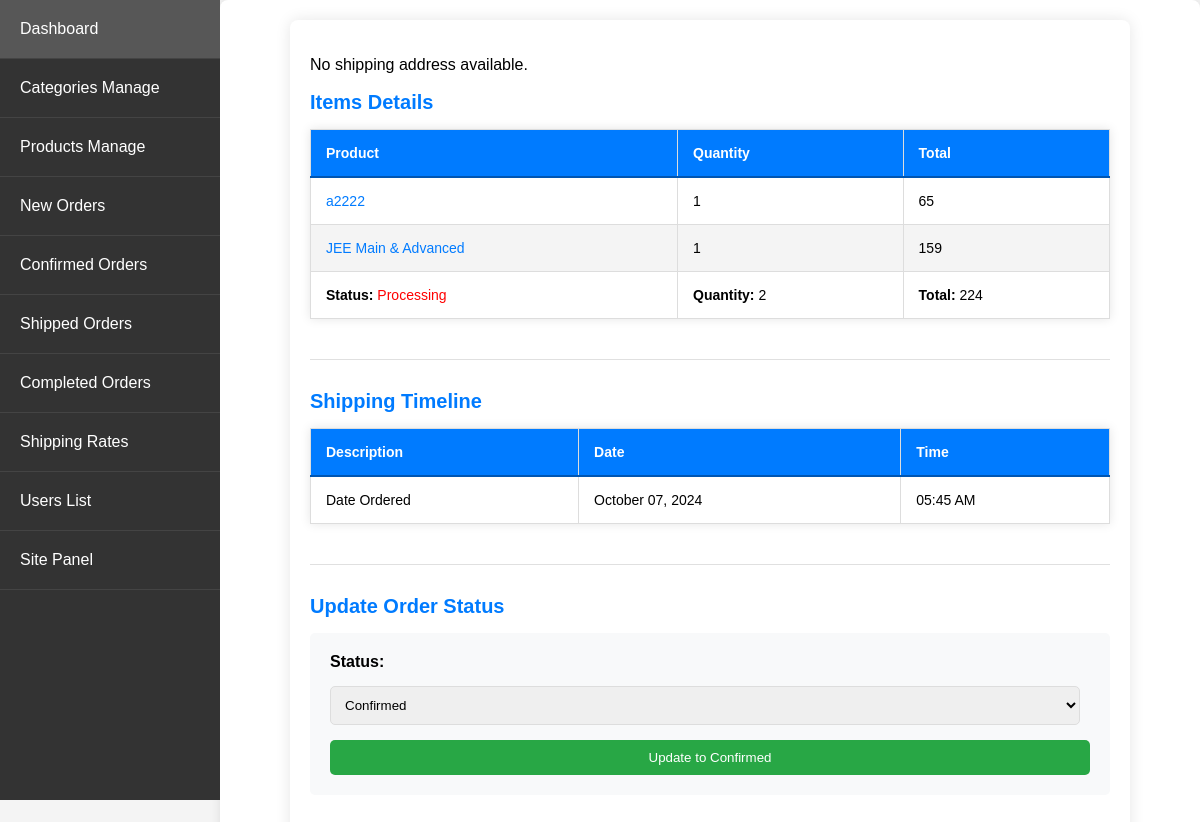
The page /admin_app/admin_app/orders/pending/118/ (signed in) on the database as committed earlier.
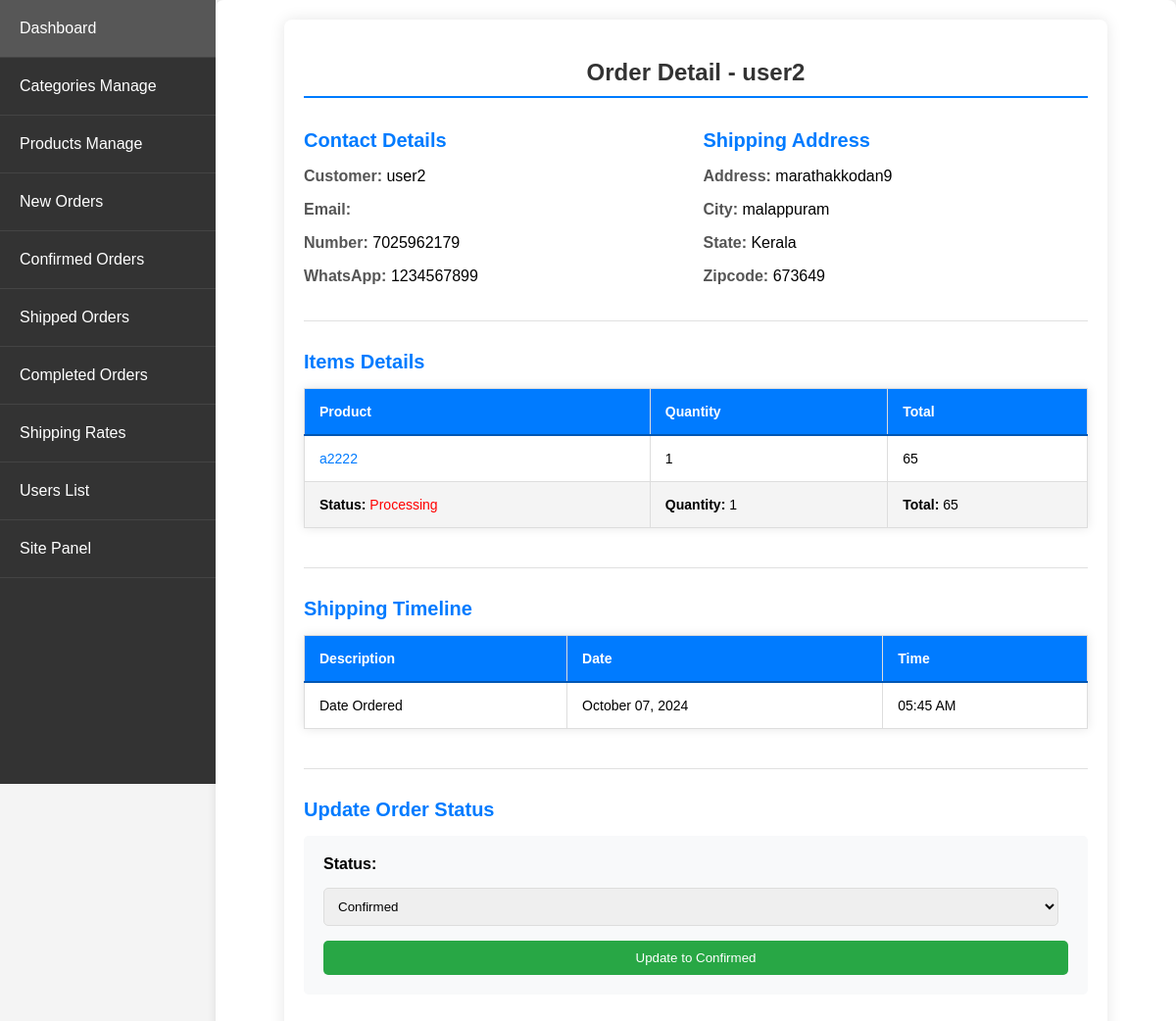
The same page on the database as committed later.
### store/models.py (models this page shows, shortened)
class OrderItem(models.Model):
    product = models.ForeignKey(Product, on_delete=models.SET_NULL, null=True)
    order = models.ForeignKey(Order, on_delete=models.SET_NULL, null=True)
    quantity = models.IntegerField(default=0, null=True, blank=True)
    date_added = models.DateTimeField(auto_now_add=True)
    price_at_purchase = models.DecimalField(max_digits=7, decimal_places=0, null=True, blank=True)
    @property
    def get_total(self):
        if self.price_at_purchase is None:
            self.price_at_purchase = self.product.new_price
        return self.price_at_purchase * self.quantity

class Product(models.Model):
    PRODUCT_STATUS_CHOICES = [
        ('in_stock', 'In Stock'),
        ('out_of_stock', 'Out of Stock'),
    ]
    name = models.CharField(max_length=250, unique=True)
    slug = models.SlugField(max_length=250, unique=True, blank=True)  # Make blank=True
    description = models.TextField(blank=True)
    old_price = models.DecimalField(max_digits=7, blank=True, null=True, decimal_places=0)
    new_price = models.DecimalField(max_digits=7, blank=False, decimal_places=0)
    category = models.ForeignKey(Category, on_delete=models.SET_NULL, null=True)
    image_1 = models.ImageField(upload_to='product')
    image_2 = models.ImageField(upload_to='product', blank=True)
    image_3 = models.ImageField(upload_to='product', blank=True)
    video_url = models.URLField(max_length=200, blank=True)
    stock = models.IntegerField()
    status = models.CharField(max_length=20, choices=PRODUCT_STATUS_CHOICES, default='in_stock')
    active = models.BooleanField(default=True)
    new = models.BooleanField(default=True)
    created = models.DateTimeField(auto_now_add=True)
    update = models.DateField(auto_now=True)
    priority = models.IntegerField(default=0, validators=[MinValueValidator(0)])
    def get_url(self):
        return reverse('store_app:proDetail', args=[self.category.slug, self.slug])
    class Meta:
        ordering = ['priority', 'name']
        verbose_name = 'product'
        verbose_name_plural = 'products'
    class Meta:
        ordering = ['priority', 'name']  # Update ordering to use priority first

class Order(models.Model):
    STATUS_CHOICES = [
        ('Processing', 'Processing'),
        ('Confirmed', 'Confirmed'),
        ('Shipped', 'Shipped'),
        ('Delivered', 'Delivered')
    ]
    customer = models.ForeignKey(Customer, on_delete=models.SET_NULL, null=True, blank=True)
    date_ordered = models.DateTimeField(auto_now_add=True)
    complete = models.BooleanField(default=False)
    razorpay_payment_id = models.CharField(max_length=100, unique=True, null=True, blank=True)
    order_id = models.CharField(max_length=100, unique=True, default=uuid.uuid4, editable=False)
    razorpay_order_id = models.CharField(max_length=100, null=True, blank=True)
    razorpay_signature = models.CharField(max_length=256, null=True, blank=True)
    status = models.CharField(max_length=20, choices=STATUS_CHOICES, default='Processing')
    processing_time = models.DateTimeField(null=True, blank=True)
    confirmed_time = models.DateTimeField(null=True, blank=True)
    shipped_time = models.DateTimeField(null=True, blank=True)
    delivered_time = models.DateTimeField(null=True, blank=True)
    @property
    def get_cart_total(self):
        orderitems = self.orderitem_set.all()
        total = sum([item.get_total for item in orderitems])
        return total
    @property
    def get_cart_items(self):
        orderitems = self.orderitem_set.all()
        total = sum([item.quantity for item in orderitems])
        return total

class Customer(models.Model):
    user = models.OneToOneField(User, on_delete=models.CASCADE)
    name = models.CharField(max_length=200, null=True)
    contact_number = models.CharField(max_length=12, unique=True, null=True)

class ShippingAddress(models.Model):
    customer = models.ForeignKey(Customer, on_delete=models.SET_NULL, null=True)
    order = models.ForeignKey(Order, on_delete=models.SET_NULL, null=True)
    number = models.CharField(max_length=12, null=False, blank=False)
    whatsapp = models.CharField(max_length=12, null=False, blank=False)
    address = models.CharField(max_length=200, null=False)
    city = models.CharField(max_length=200, null=False)
    state = models.CharField(max_length=200, null=False)
    zipcode = models.CharField(max_length=200, null=False)
    date_added = models.DateTimeField(auto_now_add=True)
    Shipping_cost = models.DecimalField(max_digits=7, blank=False, decimal_places=0)

### admin_app/views.py (the view, shortened to what this page needs)
# urls.py: path('admin_app/orders/pending/<int:pk>/', views.order_view, name='order_view'),
@login_required
@user_passes_test(is_admin)
def order_view(request, pk):
    order = get_object_or_404(Order, pk=pk)
    shipping_address = ShippingAddress.objects.filter(order=order).first()
    status_progression = {
        'Processing': 'Confirmed',
        'Confirmed': 'Shipped',
        'Shipped': 'Delivered',
        'Delivered': 'Delivered'  # No further status change possible
    }
    next_status = status_progression[order.status]
    return render(request, 'admin_app/order_view.html', {
        'order': order,
        'shipping_address': shipping_address,
        'next_status': next_status
    })

### admin_app/views.py (called while the page is built)
def is_admin(user):
    return user.is_superuser

### store/context_processors.py (called while the page is built)
def menu_link(request): # this function don't wanna call to work, it's defined in setting to work
    links_list = Category.objects.annotate(
        num_products=Count('product', filter=Q(product__active=True, product__stock__gt=0))
    ).filter(num_products__gt=0).order_by('priority', 'name')  # Add an order_by clause here
    paginator3 = Paginator(links_list, 8)
    try:
        page = int(request.GET.get('page', '1'))
    except:
        page = 1
    try:
        links = paginator3.page(page)
    except (InvalidPage, EmptyPage):
        links = paginator3.page(paginator3.num_pages)
    return dict(links=links)

def cart_data(request):
    data = cartData(request)
    cartItems = data['cartItems']
    return {'cartItems': cartItems}

def wishlist_count(request):
    if request.user.is_authenticated:
        wishlist_count = Wishlist.objects.filter(user=request.user).count()
    else:
        cookie_data = cookieWishlist(request)
        wishlist_count = cookie_data['wishlist_count']
    return {'wishlist_count': wishlist_count}

### admin_app/templates/admin_app/order_view.html (shortened to what this page needs)
{% extends 'admin_app/base_admin.html' %}
{% block content %}
<div class="order-details">
    {% if shipping_address %}
    <section class="section">
        <h1>Order Detail - {{ order.customer.name }}</h1>
        <div class="grid">
            <div>
                <h2>Contact Details</h2>
                <p><span class="label">Customer:</span> {{ order.customer.name }}</p>
                <p><span class="label">Email:</span> {{ order.customer.email }}</p>
                <p><span class="label">Number:</span> {{ shipping_address.number }}</p>
                <p><span class="label">WhatsApp:</span> {{ shipping_address.whatsapp }}</p>
            </div>
            <div>
                <h2>Shipping Address</h2>
                <p><span class="label">Address:</span> {{ shipping_address.address }}</p>
                <p><span class="label">City:</span> {{ shipping_address.city }}</p>
                <p><span class="label">State:</span> {{ shipping_address.state }}</p>
                <p><span class="label">Zipcode:</span> {{ shipping_address.zipcode }}</p>
            </div>
        </div>
    </section>
    {% else %}
    <p>No shipping address available.</p>
    {% endif %}
    <div class="section">
        <h2>Items Details</h2>
        <table>
            <thead>
                <tr>
                    <th>Product</th>
                    <th>Quantity</th>
                    <th>Total</th>
                </tr>
            </thead>
            <tbody>
                {% for item in order.orderitem_set.all %}
                <tr>
                    <td><a href="{{ item.product.get_url }}">{{ item.product.name }}</a></td>
                    <td>{{ item.quantity }}</td>
                    <td>{{ item.get_total }}</td>
                </tr>
                {% endfor %}
                <tr>
                    <td><strong>Status: </strong><span style="color: red;">{{ order.status }}</span></td>
                    <td><strong>Quantity: </strong> {{ order.get_cart_items }}</td>
                    <td><strong>Total: </strong> {{ order.get_cart_total }}</td>
                </tr>
            </tbody>
        </table>
    </div>
    <div class="section">
        <h2>Shipping Timeline</h2>
        <table>
            <thead>
                <tr>
                    <th>Description</th>
                    <th>Date</th>
                    <th>Time</th>
                </tr>
            </thead>
            <tbody>
                <tr>
                    <td>Date Ordered</td>
                    <td>{{ order.date_ordered|date:"F d, Y" }}</td>
                    <td>{{ order.date_ordered|date:"h:i A" }}</td>
                </tr>
            </tbody>
        </table>
    </div>
    {% if order.status != 'Delivered' %}
    <div class="section">
        <h2>Update Order Status</h2>
        <form method="post" class="update-form">
            <label for="status">Status:</label>
            <select id="status" name="status">
                <option value="{{ next_status }}">{{ next_status }}</option>
            </select>
            <button type="submit" class="btn btn-success">Update to {{ next_status }}</button>
        </form>
    </div>
    {% else %}
    <div class="section">
        <h2>Order Completed</h2>
    </div>
    {% endif %}
</div>
{% endblock %}

Rows that differ between the two databases and show on the page:
removed OrderItem: product.name "JEE Main & Advanced", quantity "1", get_total "159"
changed Order "Processing": customer.name (not shown) → "user2"; get_cart_items "2" → "1"; get_cart_total "224" → "65"
added ShippingAddress: number "7025962179", whatsapp "1234567899", address "marathakkodan9", city "malappuram", state "Kerala", zipcode "673649"
Other text that changed with them:
text no longer shown: "No shipping address available."
text now shown: "Order Detail - Contact Details Customer: Email: Number: WhatsApp: Shipping Address Address: City: State: Zipcode:"
